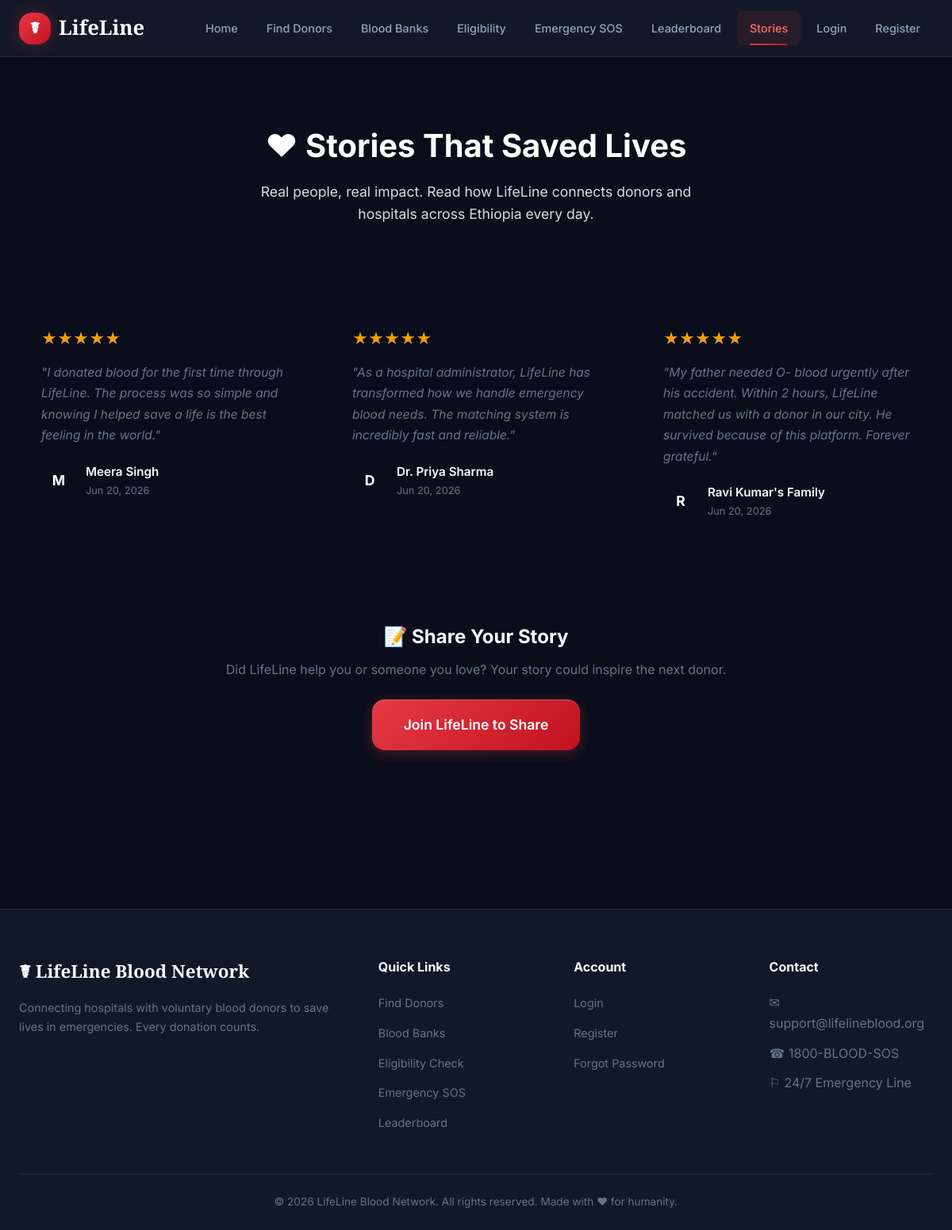
The app's page /lifeline/testimonials.php, older data.
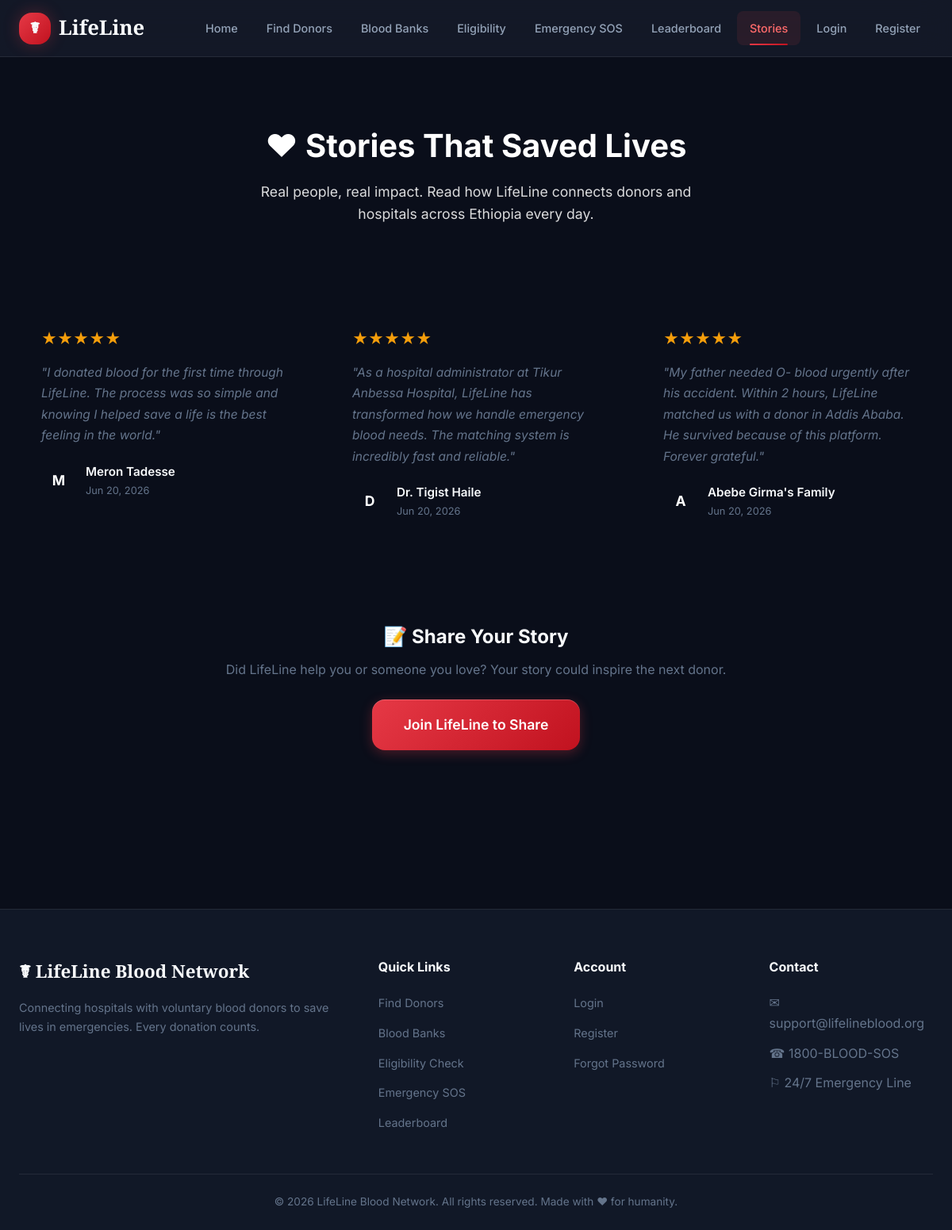
The same page, newer data.
### tables this page shows
CREATE TABLE IF NOT EXISTS `testimonials` (
  `id`             INT(11) NOT NULL AUTO_INCREMENT,
  `donor_id`       INT(11) DEFAULT NULL,
  `recipient_name` VARCHAR(255) DEFAULT NULL,
  `story`          TEXT NOT NULL,
  `rating`         INT(11) DEFAULT '5',
  `is_approved`    TINYINT(1) DEFAULT '0',
  `created_at`     TIMESTAMP NULL DEFAULT CURRENT_TIMESTAMP,
  PRIMARY KEY (`id`),
  KEY `ix_testimonial_approved` (`is_approved`, `created_at`),
  CONSTRAINT `testimonials_donor_id_fkey`
    FOREIGN KEY (`donor_id`) REFERENCES `users` (`id`) ON DELETE SET NULL
);

### lifeline/includes/functions.php (called while the page is built, shortened)
<?php
function isLoggedIn(): bool {
    return isset($_SESSION['user_id']) && !empty($_SESSION['user_id']);
}
function baseUrl(): string {
    static $base = null;
    if ($base !== null) return $base;
    $appPath = Config::get('APP_PATH', '');
    if ($appPath !== '') {
        $base = '/' . trim($appPath, '/');
        if ($base === '/') $base = '';
    } else {
        $scriptName = $_SERVER['SCRIPT_NAME'] ?? '';
        $phpSelf = $_SERVER['PHP_SELF'] ?? '';
        $path = $scriptName ?: $phpSelf;
        $currentDir = dirname($path);
        if (strpos($path, '/donor/') !== false) {
            $base = str_replace('/donor', '', $currentDir);
        } elseif (strpos($path, '/hospital/') !== false) {
            $base = str_replace('/hospital', '', $currentDir);
        } elseif (strpos($path, '/admin/') !== false) {
            $base = str_replace('/admin', '', $currentDir);
        } else {
            $base = ($currentDir === '/' || $currentDir === '\\') ? '' : $currentDir;
        }
        $base = rtrim($base, '/');
    }
    return $base;
}

### lifeline/testimonials.php (the view, shortened to what this page needs)
<?php
require_once 'includes/functions.php';
$stmt = $pdo->query("SELECT * FROM testimonials WHERE is_approved = true ORDER BY created_at DESC");
$testimonials = $stmt->fetchAll();
include 'includes/header.php';
?>
<div class="stories-hero">
    <h1>&#10084; Stories That Saved Lives</h1>
    <p>Real people, real impact. Read how LifeLine connects donors and hospitals across Ethiopia every day.</p>
</div>
<?php if (empty($testimonials)): ?>
<div class="empty-state">
    <div class="icon">&#128172;</div>
    <h3>No stories yet</h3>
    <p>Be the first to share your experience with LifeLine.</p>
</div>
<?php else: ?>
<div class="stories-grid">
    <?php foreach ($testimonials as $t): ?>
    <div class="story-card">
        <div class="story-stars"><?php echo str_repeat('&#9733;', (int)$t['rating']); ?></div>
        <div class="story-text">"<?php echo htmlspecialchars($t['story']); ?>"</div>
        <div class="story-author">
            <div class="story-avatar"><?php echo mb_strtoupper(mb_substr($t['recipient_name'], 0, 1)); ?></div>
            <div>
                <div class="story-name"><?php echo htmlspecialchars($t['recipient_name']); ?></div>
                <div class="story-date"><?php echo date('M j, Y', strtotime($t['created_at'])); ?></div>
            </div>
        </div>
    </div>
    <?php endforeach; ?>
</div>
<?php endif; ?>
<div class="share-cta">
    <h2>&#128221; Share Your Story</h2>
    <p>Did LifeLine help you or someone you love? Your story could inspire the next donor.</p>
    <?php if (isLoggedIn()): ?>
        <a href="<?php echo baseUrl(); ?>/submit_story.php" class="btn btn-large">Share Your Story</a>
    <?php else: ?>
        <a href="<?php echo baseUrl(); ?>/register.php" class="btn btn-large">Join LifeLine to Share</a>
    <?php endif; ?>
</div>
<?php include 'includes/footer.php'; ?>

Row changes from the older to the newer data that the page shows:
changed testimonials: recipient_name "Meera Singh" → "Meron Tadesse"
changed testimonials: story "As a hospital administrator, LifeLine has transformed how we handle emergency blood needs. The matching system is incredibly fast and reliable." → "As a hospital administrator at Tikur Anbessa Hospital, LifeLine has transformed how…"; recipient_name "Dr. Priya Sharma" → "Dr. Tigist Haile"
changed testimonials: story "…with a donor in our city. He survived because of…" → "…with a donor in Addis Ababa. He survived because of…"; recipient_name "R" → "A"; recipient_name "Ravi Kumar's Family" → "Abebe Girma's Family"
